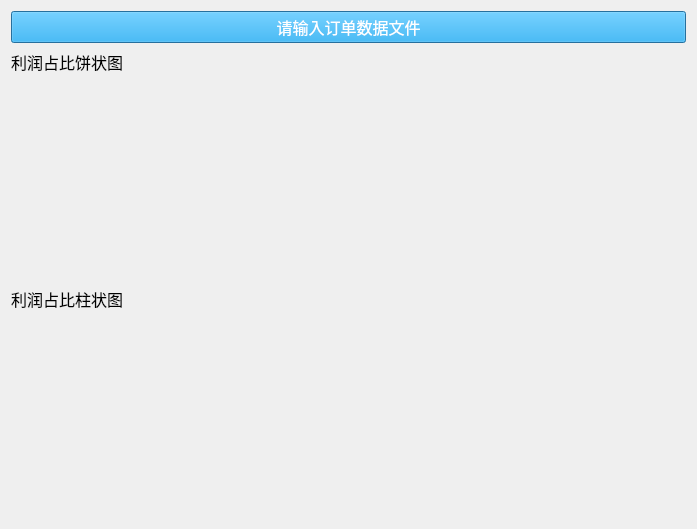
<?xml version="1.0" encoding="UTF-8"?>
<ui version="4.0">
 <class>product</class>
 <widget class="QDialog" name="product">
  <property name="geometry">
   <rect>
    <x>0</x>
    <y>0</y>
    <width>697</width>
    <height>529</height>
   </rect>
  </property>
  <property name="windowTitle">
   <string>订单统计图设计</string>
  </property>
  <property name="styleSheet">
   <string notr="true">* {
	font-size:16px;
}

QPushButton {
	color:rgb(255, 255, 255);
	background-color:rgb(0, 170, 255);
}</string>
  </property>
  <layout class="QVBoxLayout" name="verticalLayout" stretch="1,1,8,1,8">
   <item>
    <widget class="QPushButton" name="pushButton">
     <property name="text">
      <string>请输入订单数据文件</string>
     </property>
    </widget>
   </item>
   <item>
    <widget class="QLabel" name="label">
     <property name="text">
      <string>利润占比饼状图</string>
     </property>
    </widget>
   </item>
   <item>
    <widget class="QWidget" name="pie" native="true"/>
   </item>
   <item>
    <widget class="QLabel" name="label_2">
     <property name="text">
      <string>利润占比柱状图</string>
     </property>
    </widget>
   </item>
   <item>
    <widget class="QWidget" name="bar" native="true"/>
   </item>
  </layout>
 </widget>
 <resources/>
 <connections/>
</ui>
